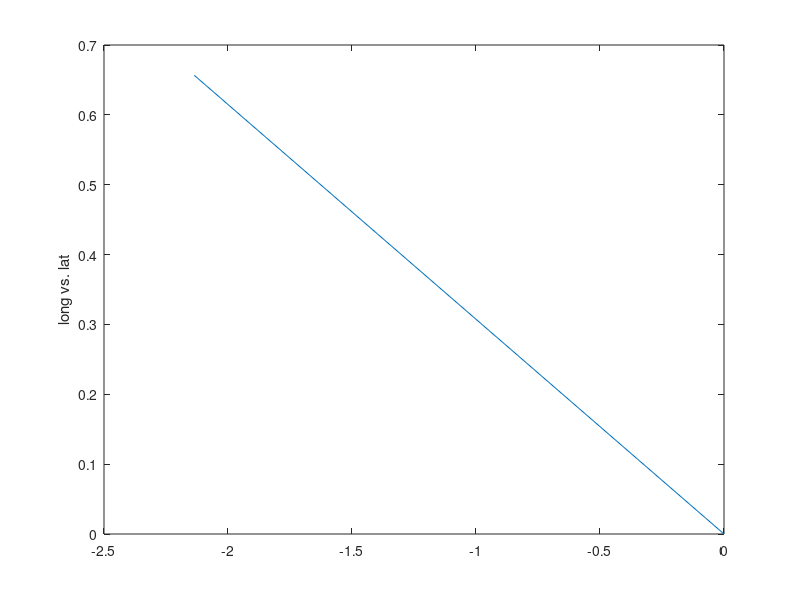
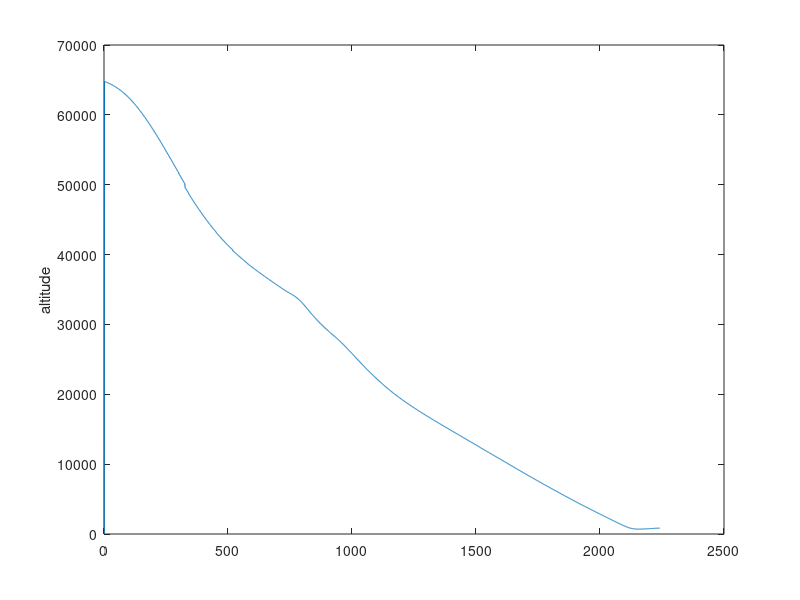
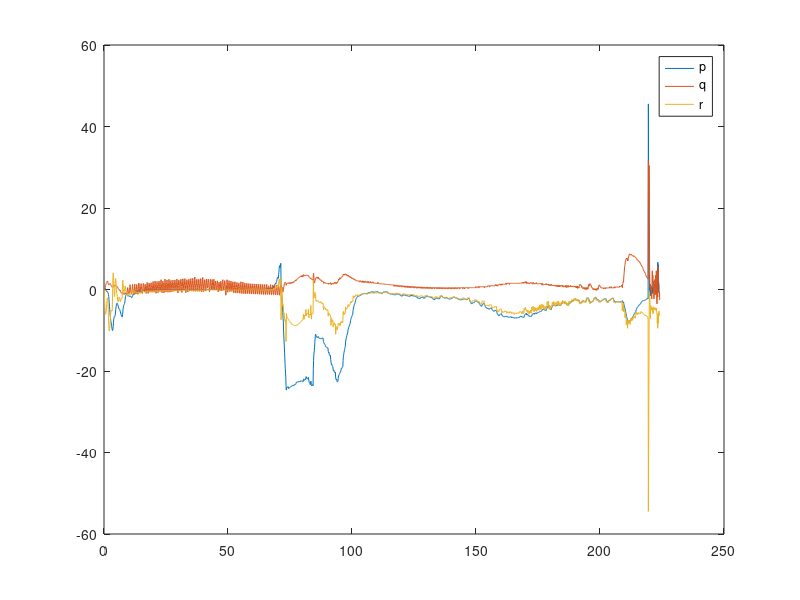
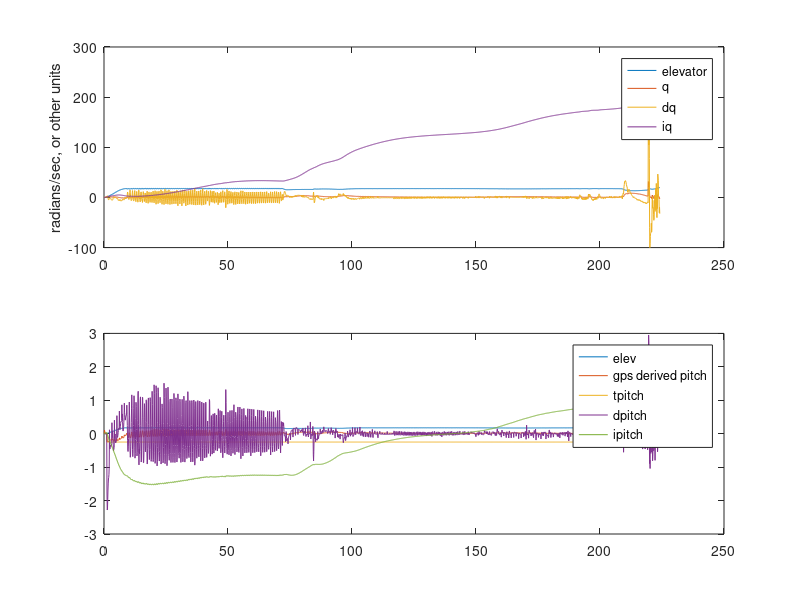

Reproduce these figures in MATLAB, in order.

clear;

f = csvread('telemetry.csv');
%fid = fopen("telemetry.csv");
%f = fscanf(fid,'%f,%f,%f',[3, 1000]);
f = f';


len =size(f,2)
t = [1:len]/10;
r2d = 180/pi;
p = f(4,:)*r2d;
q = f(5,:)*r2d;
dq = f(10,:);
iq = f(11,:);
r = f(6,:)*r2d;

err_head = f(12,:);
derr_head = f(13,:);
ierr_head = f(14,:);

elev = f(7,:);
rud = f(8,:);
ail = f(9,:);

pitch  = f(15,:);
dpitch = f(16,:);
ipitch = f(17,:);

tpitch = f(18,:);
speed = f(19,:);

figure(1);
plot(f(1,:), f(2,:));
ylabel('long vs. lat');

figure(2),
plot(f(3,:));
ylabel('altitude');


figure(3),
plot(t,p, t,q,t,r);
legend('p','q','r');

figure(4),
factor = 100; % max(abs(q))/ max(abs(elev));
subplot(2,1,1),plot(t,elev*factor, t, q,t,dq*500, t, iq*50);
ylabel('radians/sec, or other units');
legend('elevator','q', 'dq','iq');
subplot(2,1,2),plot(t, elev, t,pitch, t, tpitch, t, dpitch*10, t, ipitch);
legend('elev', 'gps derived pitch', 'tpitch', 'dpitch', 'ipitch');

figure(5),
plot(t,rud*100, t,err_head, t, derr_head*10, t, ierr_head/10);
ylabel('degrees');
legend('rudder', 'error heading', 'derror heading', 'ierr_head');

figure(6),
plot(t,speed);
legend('speed');
ylabel('meters/second');
